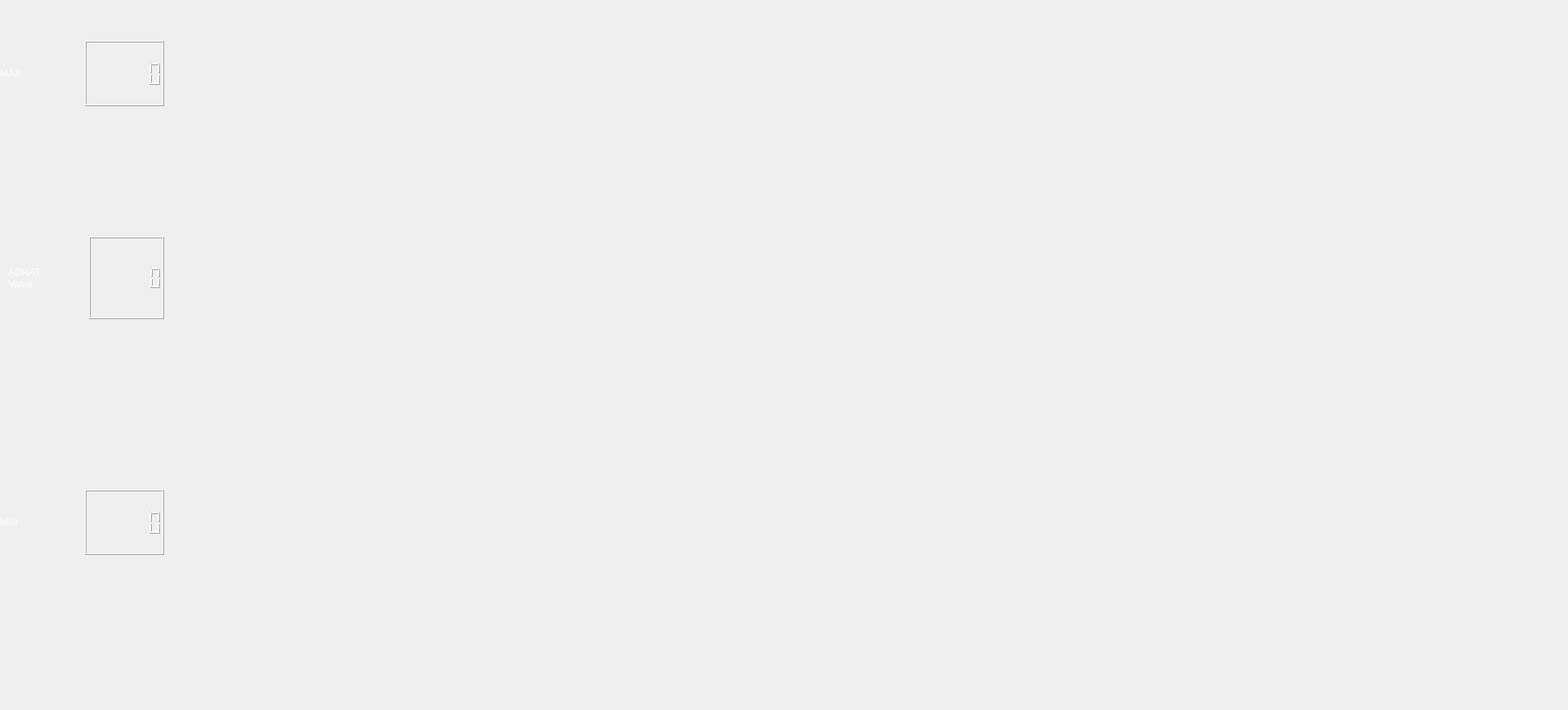
       <widget class="QWidget" name="tab_Profile_ADHAT">
        <attribute name="title">
         <string>Profile ADHAT</string>
        </attribute>
        <widget class="QWidget" name="verticalLayoutWidget_51">
         <property name="geometry">
          <rect>
           <x>0</x>
           <y>600</y>
           <width>201</width>
           <height>80</height>
          </rect>
         </property>
         <layout class="QHBoxLayout" name="verticalLayout_MinADHAT">
          <item>
           <widget class="QLabel" name="label_MinADHAT">
            <property name="styleSheet">
             <string notr="true">font: 700 18pt &quot;Segoe UI&quot;;
color: rgb(255, 255, 255);</string>
            </property>
            <property name="text">
             <string>MIN</string>
            </property>
           </widget>
          </item>
          <item>
           <widget class="QLCDNumber" name="lcdNumber_MinADHAT">
            <property name="styleSheet">
             <string notr="true">font: 700 16pt &quot;Segoe UI&quot;;
color: rgb(255, 255, 255);</string>
            </property>
            <property name="digitCount">
             <number>6</number>
            </property>
           </widget>
          </item>
         </layout>
        </widget>
        <widget class="QWidget" name="verticalLayoutWidget_52">
         <property name="geometry">
          <rect>
           <x>10</x>
           <y>290</y>
           <width>191</width>
           <height>101</height>
          </rect>
         </property>
         <layout class="QHBoxLayout" name="verticalLayout_CurrentADHAT">
          <item>
           <widget class="QLabel" name="label_CurrentADHAT">
            <property name="styleSheet">
             <string notr="true">font: 700 18pt &quot;Segoe UI&quot;;
color: rgb(255, 255, 255);</string>
            </property>
            <property name="text">
             <string>ADHAT
Value</string>
            </property>
           </widget>
          </item>
          <item>
           <widget class="QLCDNumber" name="lcdNumber_CurrentADHAT">
            <property name="styleSheet">
             <string notr="true">font: 700 16pt &quot;Segoe UI&quot;;
color: rgb(255, 255, 255);</string>
            </property>
            <property name="digitCount">
             <number>6</number>
            </property>
           </widget>
          </item>
         </layout>
        </widget>
        <widget class="QWidget" name="horizontalLayoutWidget_25">
         <property name="geometry">
          <rect>
           <x>200</x>
           <y>-80</y>
           <width>1711</width>
           <height>861</height>
          </rect>
         </property>
         <layout class="QHBoxLayout" name="horizontalLayout_ADHAT"/>
        </widget>
        <widget class="QWidget" name="verticalLayoutWidget_53">
         <property name="geometry">
          <rect>
           <x>0</x>
           <y>50</y>
           <width>201</width>
           <height>80</height>
          </rect>
         </property>
         <layout class="QHBoxLayout" name="verticalLayout_MaxADHAT">
          <item>
           <widget class="QLabel" name="label_MaxADHAT">
            <property name="styleSheet">
             <string notr="true">font: 700 18pt &quot;Segoe UI&quot;;
color: rgb(255, 255, 255);</string>
            </property>
            <property name="text">
             <string>MAX</string>
            </property>
           </widget>
          </item>
          <item>
           <widget class="QLCDNumber" name="lcdNumber_MaxADHAT">
            <property name="styleSheet">
             <string notr="true">font: 700 16pt &quot;Segoe UI&quot;;
color: rgb(255, 255, 255);</string>
            </property>
            <property name="digitCount">
             <number>6</number>
            </property>
           </widget>
          </item>
         </layout>
        </widget>
       </widget>
